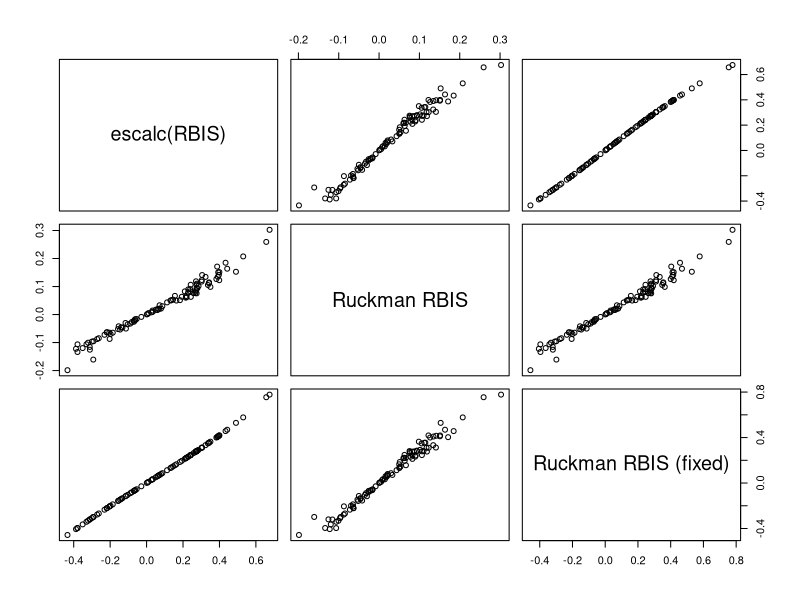

R code for this plot:
################################################################################
# Authors: 
#
# Alfredo Sanchez-Tojar (alfredo.tojar@gmail.com): original code
#
# Pietro D'Amelio (pie.damelio@googlemail.com): revised & adjusted the code

# Script first created in Jan 2025 and sequentially revised until Jan 2026

#######################################################################

# This script is to assess the consequences of choosing different type of 
# effect size equations and transformations.

# Assessing the Association Between Animal Color and Behavior: A Meta-Analysis 
# of Experimental Studies (https://doi.org/10.1002/ece3.70655)

# Data and Code from the original article obtained in Jan 2025 from:
# https://github.com/sruckman/meta-analysis/tree/master


################################################################################
# Packages needed
################################################################################
library(metafor)

# cleaning up
rm(list = ls())

################################################################################
# Functions needed
################################################################################

# none

################################################################################
# simulations
################################################################################
# creating empty vectors
treatment.mean <- c()
treatment.sd <- c()
control.mean <- c()
control.sd <- c()

mean.RBIS <- c()
mean.RBIS.Ruckman <- c()
mean.RBIS.Ruckman.fixed <- c()

tvalues <- c()
t.test.dfs <- c()
t.test.RBIS <- c()
t.test.RBIS.esa <- c()

lm.tvalues.dfs <- c()
lm.tvalues <- c()
lm.t.test.RBIS <- c()
lm.t.test.RBIS.esa <- c()
lm.t.test.RBIS.Ruckman <- c()

lm.Fvalues.df1 <- c()
lm.Fvalues.df2 <- c()
lm.Fvalues <- c()
lm.Fvalues.r <- c()

aov.Fvalues.df1 <- c()
aov.Fvalues.df2 <- c()
aov.Fvalues <- c()
aov.Fvalues.SumSq.group <- c()
aov.Fvalues.SumSq.Residuals <- c()
aov.Fvalues.r.Ruckman <- c()
aov.Fvalues.r.Ruckman.group <- c()
aov.Fvalues.r.Ruckman.Residuals <- c()
aov.Fvalues.r.Ruckman.full <- c()


nsim <- 100 # number of experiments

set.seed(77)

for (i in 1:nsim){
  
  # comment/uncomment to change whether 10 or 70 "individuals" are the sample
  # size of each group
  sample.size.t <- 10
  sample.size.c <- 10
  # sample.size.t <- 70
  # sample.size.c <- 70
  
  treatment <- rnorm(n = sample.size.t,
                     mean = 2.40,
                     sd = 0.80)
  
  control <- rnorm(n = sample.size.c,
                   mean = 2.25,
                   sd = 0.75)
  
  treatment.mean <- c(treatment.mean,mean(treatment))
  treatment.sd <- c(treatment.sd,sd(treatment))
  
  control.mean <- c(control.mean,mean(control))
  control.sd <- c(control.sd,sd(control))
  
  # calculating effect sizes and extract them for later on
  
  mean.RBIS <- c(mean.RBIS,
                 escalc(measure="RBIS",
                        n1i = sample.size.t,
                        n2i = sample.size.c,
                        m1i = mean(treatment),
                        m2i = mean(control),
                        sd1i = sd(treatment),
                        sd2i = sd(control))$yi[1])
  
  # Ruckman calculation # 2 = treatment
  m <- sample.size.c+sample.size.t-2
  d <- (mean(treatment) - mean(control))/(sqrt(((sample.size.c-1)*sd(control)^2)+((sample.size.t-1)*sd(treatment)^2)/(m)))
  #d.fixed <- (mean(treatment) - mean(control))/(sqrt({((sample.size.c-1)*sd(control)^2)+((sample.size.t-1)*sd(treatment)^2)}/(m)))
  d.fixed <- (mean(treatment) - mean(control))/(sqrt((((sample.size.c-1)*sd(control)^2)+((sample.size.t-1)*sd(treatment)^2))/(m)))
  h <- (m/sample.size.c) + (m/sample.size.t)
  rpb <- d/sqrt((d^2)+h)
  rpb.fixed <- d.fixed/sqrt((d^2)+h)
  p <- sample.size.c/(sample.size.c+sample.size.t)
  #p <- sample.size.t/(sample.size.t+sample.size.c)
  mean.RBIS.Ruckman.i <- ((sqrt(p*(1-p)))/dnorm(qnorm(p)))*rpb
  mean.RBIS.Ruckman <- c(mean.RBIS.Ruckman,mean.RBIS.Ruckman.i)
  mean.RBIS.Ruckman.fixed.i <- ((sqrt(p*(1-p)))/dnorm(qnorm(p)))*rpb.fixed
  mean.RBIS.Ruckman.fixed <- c(mean.RBIS.Ruckman.fixed,mean.RBIS.Ruckman.fixed.i)
  
  # t-test
  tvalues.i <- t.test(treatment,control,var.equal=F)[[1]]
  tvalues <- c(tvalues,tvalues.i)
  t.test.dfs <- c(t.test.dfs,t.test(treatment,control,var.equal=F)[[2]])
  
  t.test.RBIS <- c(t.test.RBIS,escalc(measure="RBIS",
                                      n1i = sample.size.t,
                                      n2i = sample.size.c,
                                      ti = tvalues.i)$yi[1])
  
  # assuming equal n between groups
  t.test.RBIS.esa <- c(t.test.RBIS.esa,escalc(measure="RBIS",
                                              n1i = (sample.size.t+sample.size.c)/2,
                                              n2i = (sample.size.t+sample.size.c)/2,
                                              ti = tvalues.i)$yi[1])
  
  # simulating lm's
  data.i <- data.frame(group = c(rep("control",sample.size.c),rep("treatment",sample.size.t)),
                       y = as.numeric(c(control,treatment)))
  
  lm.model <- lm(y~group,data.i)
  lm.tvalues.dfs <- c(lm.tvalues.dfs,lm.model$df.residual)
  lm.tvalues.i <- summary(lm.model)[["coefficients"]][,"t value"][[2]]
  lm.tvalues <- c(lm.tvalues,lm.tvalues.i)
  lm.t.test.RBIS <- c(lm.t.test.RBIS,escalc(measure="RBIS",
                                            n1i = sample.size.t,
                                            n2i = sample.size.c,
                                            ti = lm.tvalues.i)$yi[1])
  # assuming equal n between groups
  lm.t.test.RBIS.esa <- c(lm.t.test.RBIS.esa,escalc(measure="RBIS",
                                                    n1i = (sample.size.t+sample.size.c)/2,
                                                    n2i = (sample.size.t+sample.size.c)/2,
                                                    ti = lm.tvalues.i)$yi[1])
  
  # Ruckman calculation
  rpb <- sqrt((lm.tvalues.i^2)/(lm.tvalues.i^2 + lm.model$df.residual))
  p <- (sample.size.t+sample.size.c)/((sample.size.t+sample.size.c)+(sample.size.t+sample.size.c))
  lm.t.test.RBIS.Ruckman.i <- ((sqrt(p*(1-p)))/dnorm(qnorm(p)))*rpb
  lm.t.test.RBIS.Ruckman <- c(lm.t.test.RBIS.Ruckman,lm.t.test.RBIS.Ruckman.i)
  
  # F-values
  lm.Fvalues.df1 <- c(lm.Fvalues.df1,summary(lm.model)$fstatistic[[2]])
  lm.Fvalues.df2 <- c(lm.Fvalues.df2,summary(lm.model)$fstatistic[[3]])
  lm.Fvalues <- c(lm.Fvalues,summary(lm.model)$fstatistic[[1]])
  
  #d.2 <- 2*sqrt(summary(lm.model)$fstatistic[[1]]/(sample.size.t+sample.size.c))
  d.2 <- sqrt((summary(lm.model)$fstatistic[[1]]*(sample.size.t+sample.size.c))/(sample.size.t*sample.size.c))
  #lm.Fvalues.RBIS <- d.2/sqrt((d.2^2)+(sample.size.t+sample.size.c)) #from Cooper et al. 2019 (there is also a correction for unequal sample sizes)
  a <- (((sample.size.t+sample.size.c)^2)/(sample.size.t*sample.size.c))
  lm.Fvalues.r.i <- d.2/sqrt((d.2^2)+a) #from Cooper et al. 2019 (there is also a correction for unequal sample sizes)
  lm.Fvalues.r <- c(lm.Fvalues.r,lm.Fvalues.r.i)
  
  
  ANOVA.Fvalues <- aov(y~group,data.i)
  aov.Fvalues.df1 <- c(aov.Fvalues.df1,summary(ANOVA.Fvalues)[[1]][["Df"]][1])
  aov.Fvalues.df2 <- c(aov.Fvalues.df2,summary(ANOVA.Fvalues)[[1]][["Df"]][2])
  aov.Fvalues <- c(aov.Fvalues,summary(ANOVA.Fvalues)[[1]][["F value"]][1])
  aov.Fvalues.SumSq.group <- c(aov.Fvalues.SumSq.group,summary(ANOVA.Fvalues)[[1]][["Sum Sq"]][1])
  aov.Fvalues.SumSq.Residuals <- c(aov.Fvalues.SumSq.Residuals,summary(ANOVA.Fvalues)[[1]][["Sum Sq"]][2])
  
  # Ruckman calculation
  SumSq <- summary(ANOVA.Fvalues)[[1]][["Df"]][1]*summary(ANOVA.Fvalues)[[1]][["F value"]][1]/summary(ANOVA.Fvalues)[[1]][["Df"]][2]
  aov.Fvalues.r.Ruckman.i <- SumSq/(1+SumSq)
  aov.Fvalues.r.Ruckman <- c(aov.Fvalues.r.Ruckman,aov.Fvalues.r.Ruckman.i)
  
  aov.Fvalues.r.SumSq.group.i <- summary(ANOVA.Fvalues)[[1]][["Sum Sq"]][1]/(1+summary(ANOVA.Fvalues)[[1]][["Sum Sq"]][1])
  aov.Fvalues.r.Ruckman.group <- c(aov.Fvalues.r.Ruckman.group,aov.Fvalues.r.SumSq.group.i)
  
  aov.Fvalues.r.SumSq.Residuals.i <- summary(ANOVA.Fvalues)[[1]][["Sum Sq"]][2]/(1+summary(ANOVA.Fvalues)[[1]][["Sum Sq"]][2])
  aov.Fvalues.r.Ruckman.Residuals <- c(aov.Fvalues.r.Ruckman.Residuals,aov.Fvalues.r.SumSq.Residuals.i)
  
  aov.Fvalues.r.SumSq.full.i <- (summary(ANOVA.Fvalues)[[1]][["Sum Sq"]][1]+summary(ANOVA.Fvalues)[[1]][["Sum Sq"]][2])/(1+(summary(ANOVA.Fvalues)[[1]][["Sum Sq"]][1]+summary(ANOVA.Fvalues)[[1]][["Sum Sq"]][2]))
  aov.Fvalues.r.Ruckman.full <- c(aov.Fvalues.r.Ruckman.full,aov.Fvalues.r.SumSq.full.i)
}

# final full dataset for exploring different things, though we focused below in
# the disagreement between rbis calculations
final.data <- data.frame(treatment.mean=treatment.mean,
                         treatment.sd=treatment.sd,
                         treatment.n=sample.size.t,
                         control.mean=control.mean,
                         control.sd=control.sd,
                         control.n=sample.size.c,
                         mean.RBIS=mean.RBIS,
                         mean.RBIS.Ruckman=mean.RBIS.Ruckman,
                         mean.RBIS.Ruckman.fixed=mean.RBIS.Ruckman.fixed,
                         tvalues=tvalues,
                         t.test.dfs=t.test.dfs,
                         t.test.RBIS=t.test.RBIS,
                         t.test.RBIS.esa=t.test.RBIS.esa,
                         lm.tvalues=lm.tvalues,
                         lm.tvalues.dfs=lm.tvalues.dfs,
                         lm.t.test.RBIS=lm.t.test.RBIS,
                         lm.t.test.RBIS.esa=lm.t.test.RBIS.esa,
                         lm.t.test.RBIS.Ruckman=lm.t.test.RBIS.Ruckman,
                         lm.Fvalues=lm.Fvalues,
                         lm.Fvalues.df1=lm.Fvalues.df1,
                         lm.Fvalues.df2=lm.Fvalues.df2,
                         lm.Fvalues.r=lm.Fvalues.r,
                         aov.Fvalues.df1=aov.Fvalues.df1,
                         aov.Fvalues.df2=aov.Fvalues.df2,
                         aov.Fvalues=aov.Fvalues,
                         aov.Fvalues.SumSq.group=aov.Fvalues.SumSq.group,
                         aov.Fvalues.SumSq.Residuals=aov.Fvalues.SumSq.Residuals,
                         aov.Fvalues.r.Ruckman=aov.Fvalues.r.Ruckman,
                         aov.Fvalues.r.Ruckman.group=aov.Fvalues.r.Ruckman.group,
                         aov.Fvalues.r.Ruckman.Residuals=aov.Fvalues.r.Ruckman.Residuals,
                         aov.Fvalues.r.Ruckman.full=aov.Fvalues.r.Ruckman.full)



#final.data

pairs(labels = c("escalc(RBIS)","Ruckman RBIS","Ruckman RBIS (fixed)"),
      final.data[,c("mean.RBIS",
                    "mean.RBIS.Ruckman",
                    "mean.RBIS.Ruckman.fixed")])


summary(final.data)
summary(final.data[,c("mean.RBIS", 
                      "mean.RBIS.Ruckman", 
                      "mean.RBIS.Ruckman.fixed")])

# some correlations to explore agreement
# r
round(cor(final.data$mean.RBIS.Ruckman,final.data$mean.RBIS.Ruckman.fixed),3) # 10: 0.989, 70: 0.996
round(cor(final.data$mean.RBIS.Ruckman,final.data$mean.RBIS),3) # 10: 0.987, 70: 0.995
round(cor(final.data$mean.RBIS,final.data$mean.RBIS.Ruckman.fixed),3) # 10: 0.999, 70: 1.000

# R2
round(cor(final.data$mean.RBIS.Ruckman,final.data$mean.RBIS.Ruckman.fixed)^2,3) # 10: 0.978, 70: 0.992
round(cor(final.data$mean.RBIS.Ruckman,final.data$mean.RBIS)^2,3) # 10: 0.974, 70: 0.990
round(cor(final.data$mean.RBIS,final.data$mean.RBIS.Ruckman.fixed)^2,3) # 10: 0.998, 70: 1.000
